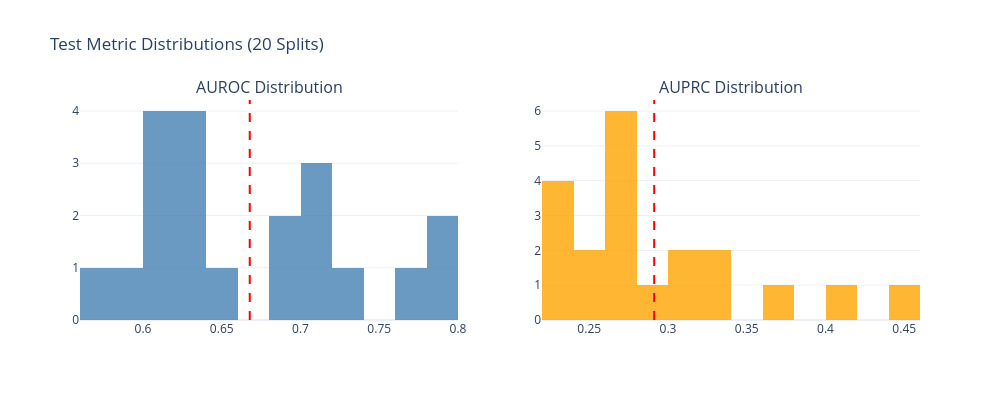

Here is the notebook cell this chart was saved with:
### Code cell
# AUROC distribution histogram
fig = make_subplots(rows=1, cols=2, subplot_titles=['AUROC Distribution', 'AUPRC Distribution'])

fig.add_trace(go.Histogram(x=aurocs, nbinsx=12, marker_color='steelblue', opacity=0.8,
                            name='AUROC'), row=1, col=1)
fig.add_vline(x=aurocs.mean(), line_dash='dash', line_color='red', row=1, col=1)

fig.add_trace(go.Histogram(x=auprcs, nbinsx=12, marker_color='orange', opacity=0.8,
                            name='AUPRC'), row=1, col=2)
fig.add_vline(x=auprcs.mean(), line_dash='dash', line_color='red', row=1, col=2)

fig.update_layout(template='plotly_white', width=1000, height=400, showlegend=False,
                  title='Test Metric Distributions (20 Splits)')
fig.show()

### Figure 1 — Plotly figure (JSON) as saved in the notebook; plotly's stock layout.template omitted (floating-point values rounded to 4 significant figures)
{"data": [{"marker": {"color": "steelblue"}, "name": "AUROC", "nbinsx": 12, "opacity": 0.8, "x": [0.7145, 0.7132, 0.5757, 0.787, 0.6205, 0.6272, 0.6947, 0.7688, 0.6341, 0.7842, 0.6572, 0.6152, 0.6869, 0.6188, 0.6018, 0.6356, 0.7288, 0.6038, 0.5829, 0.7045], "type": "histogram", "xaxis": "x", "yaxis": "y"}, {"marker": {"color": "orange"}, "name": "AUPRC", "nbinsx": 12, "opacity": 0.8, "x": [0.3245, 0.3032, 0.2589, 0.3616, 0.2676, 0.3227, 0.3042, 0.45, 0.2568, 0.4165, 0.2271, 0.288, 0.2638, 0.2769, 0.228, 0.2243, 0.2731, 0.2363, 0.2722, 0.269], "type": "histogram", "xaxis": "x2", "yaxis": "y2"}], "layout": {"xaxis": {"anchor": "y", "domain": [0, 0.45]}, "yaxis": {"anchor": "x", "domain": [0, 1]}, "xaxis2": {"anchor": "y2", "domain": [0.55, 1]}, "yaxis2": {"anchor": "x2", "domain": [0, 1]}, "annotations": [{"font": {"size": 16}, "showarrow": false, "text": "AUROC Distribution", "x": 0.225, "xanchor": "center", "xref": "paper", "y": 1, "yanchor": "bottom", "yref": "paper"}, {"font": {"size": 16}, "showarrow": false, "text": "AUPRC Distribution", "x": 0.775, "xanchor": "center", "xref": "paper", "y": 1, "yanchor": "bottom", "yref": "paper"}], "shapes": [{"line": {"color": "red", "dash": "dash"}, "type": "line", "x0": 0.6678, "x1": 0.6678, "xref": "x", "y0": 0, "y1": 1, "yref": "y domain"}, {"line": {"color": "red", "dash": "dash"}, "type": "line", "x0": 0.2912, "x1": 0.2912, "xref": "x2", "y0": 0, "y1": 1, "yref": "y2 domain"}], "width": 1000, "height": 400, "showlegend": false, "title": {"text": "Test Metric Distributions (20 Splits)"}}}
